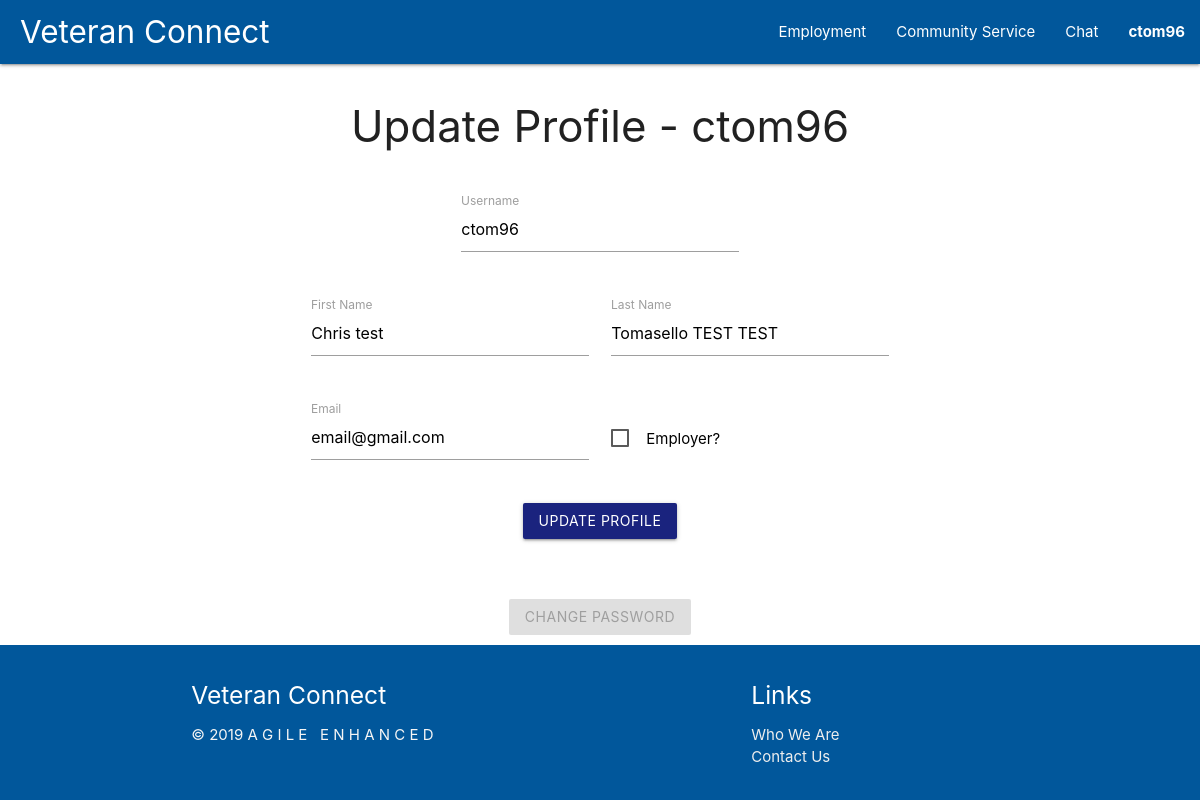
Screenshot of /profile (signed in) with the database file from the repository.
### tables this page shows
CREATE TABLE users (
    user_id INTEGER PRIMARY KEY AUTOINCREMENT,
    username TEXT UNIQUE NOT NULL,
    password TEXT NOT NULL,
    firstName TEXT,
    lastName TEXT, 
    email TEXT,
    isEmployer INTEGER
);

### user.py (the view)
@user.route('/profile', methods=['GET'])
def user_profile():
    if not session.get('user_id'):
        return redirect('/')
    row = db.get_user_by_id(session['user_id'])
    user = convert_user(row)
    for k, v in user.items():
        session[k] = v
    return render_template('profile.html')

### auth.py (called while the page is built)
@auth.before_app_request
def load_logged_in_user():
    user_id = session.get('user_id')
    if user_id is None:
        g.user = None
    else:
        g.user = db.get_user_by_id(user_id)

### db.py (called while the page is built)
def get_db():
    if 'db' not in g:
        g.db = sqlite3.connect(
            current_app.config['DATABASE'],
            detect_types=sqlite3.PARSE_DECLTYPES
        )
        g.db.row_factory = sqlite3.Row
    return g.db

def get_user_by_id(user_id):
    return get_db().execute('SELECT * FROM users WHERE user_id = ?', (user_id,)).fetchone()

### user.py (called while the page is built)
def convert_user(row):
    user = {
        'user_id': row['user_id'],
        'username': row['username'],
        'firstName': row['firstName'],
        'lastName': row['lastName'],
        'email': row['email'],
        'isEmployer': row['isEmployer'],
    }
    return user

### templates/profile.html (shortened to what this page needs)
{% extends 'base.html' %}
{% block content %}
<div class="row valign-wrapper my-wrapper ">
    <div id="content" class="container col s6 center-align">
        <h3 style="text-align: center; margin-bottom: 40px;">Update Profile - {{session['username']}}</h3>
        <form action="/site/user/update" method="POST">
            <div class="row">
                <div class="input-field col s6 offset-s3">
                    <label for="username">Username</label>
                    <input type="text" name="username" id="username" value="{{session['username']}}">
                </div>
            </div>
            <div class="row">
                <div class="input-field col s6">
                    <label for="first_name">First Name</label>
                    <input type="text" name="first_name" id="first_name" value="{{session['firstName']}}">
                </div>
                <div class="input-field col s6">
                    <label for="last_name">Last Name</label>
                    <input type="text" name="last_name" id="last_name" value="{{session['lastName']}}">
                </div>
            </div>
            <div class="row">
                <div class="input-field col s6">
                    <label for="email">Email</label>
                    <input type="email" name="email" id="email" value="{{session['email']}}">
                </div>
                <div class="input-field col s6">
                    <label>
                        <span class='black-text'>Employer?</span>
                    </label>
                </div>
            </div>
            <div class="row center-align">
                <button class="btn waves-effect indigo darken-4 white-text" type="submit">
                    Update Profile
                </button>
            </div>
        </form>
        <button class="btn waves-effect red darken-4 white-text disabled" style='margin-top: 40px;'>
            Change Password
        </button>
    </div>
</div>
{% endblock %}

### templates/base.html (shortened to what this page needs)
<!DOCTYPE html>
<html lang="en">
<head>
    <link rel="stylesheet" type="text/css" href="/static/css/materialize.css">
    <link rel="stylesheet" type="text/css" href="/static/css/custom.css">
</head>
<body>
    <header>
        <nav>
            <div class="nav-wrapper light-blue darken-4">
                <a href="/" class="brand-logo" id="veteran-connect-logo">Veteran Connect</a>
                <ul id="nav-mobile" class="right hide-on-med-and-down">
                    <li><a href="/employment">Employment</a></li>
                    <li><a href="#">Community Service</a></li>
                    <li><a href="#">Chat</a></li>
                    <li>
                        <a class="dropdown-trigger" href="#!" data-target="nav-dropdown">
                            {% if session['user_id'] %}
                            {{session['username']}}
                            {% else %}
                            Anonymous
                            {% endif %}
                        </a>
                    </li>
                </ul>
            </div>
        </nav>
    </header>
    <main>
        {% block content %}{% endblock %}
    </main>
    <footer class="page-footer light-blue darken-4">
        <div class="container light-blue darken-4">
          <div class="row">
            <div class="col l6 s12">
              <h5 class="white-text">Veteran Connect</h5>
              <p class="grey-text text-lighten-4" style="white-space: pre;">© 2019 A G I L E   E N H A N C E D </p>
            </div>
            <div class="col l4 offset-l2 s12">
              <h5 class="white-text">Links</h5>
              <ul>
                <li><a class="grey-text text-lighten-3" href="#!">Who We Are</a></li>
                <li><a class="grey-text text-lighten-3" href="#!">Contact Us</a></li>
              </ul>
            </div>
          </div>
        </div>
    </footer>
</body>
</html>

### static/css/custom.css (style rules this page uses)
#veteran-connect-logo { padding-left: 20px; }
.dropdown-trigger { font-weight: bold; }

### rows the page displays
users: username "ctom96", first_name "Chris test", last_name "Tomasello TEST TEST", email "email@gmail.com"
